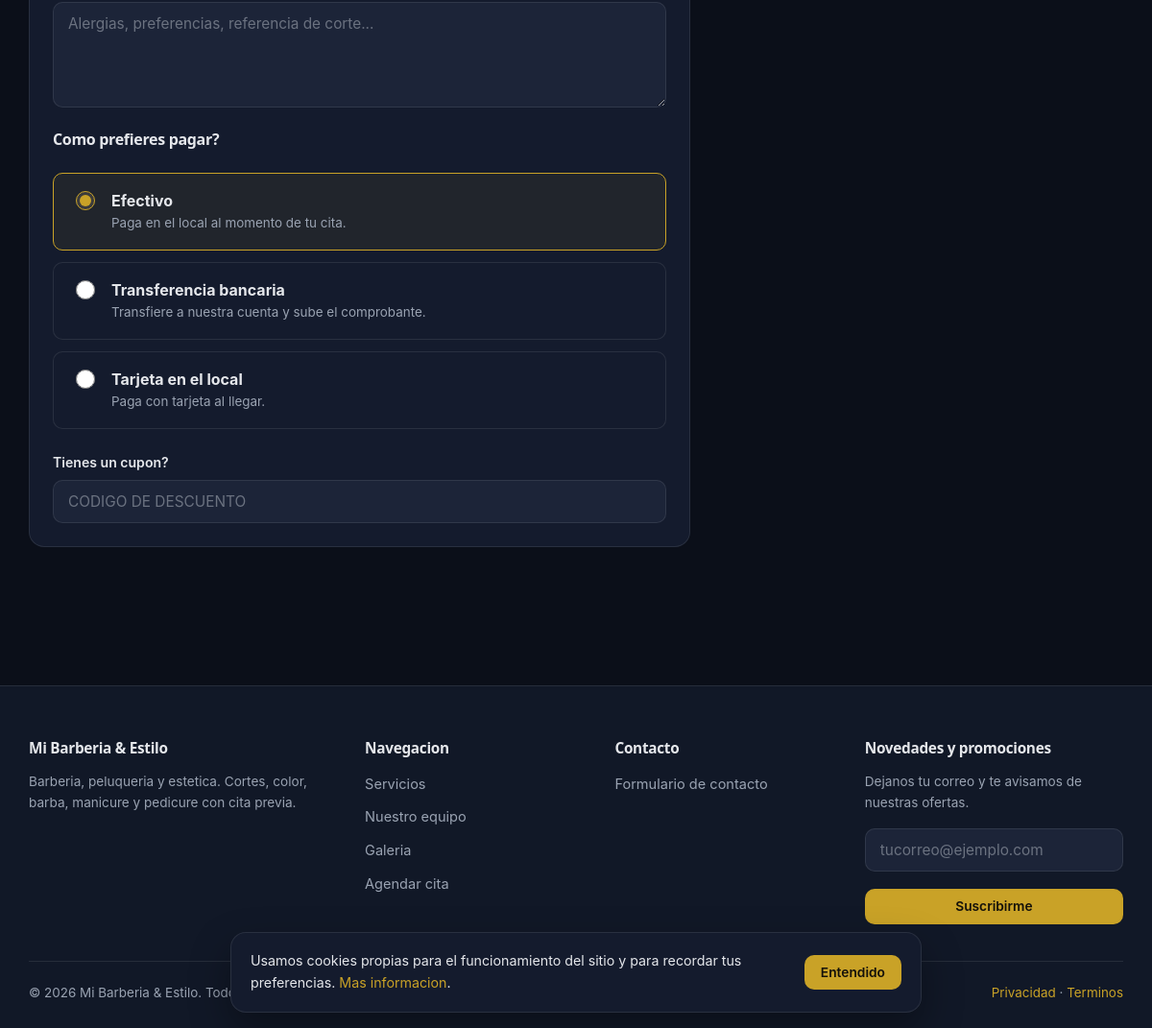
Before: /agendar?servicio=1 (lower part) with the older database file.
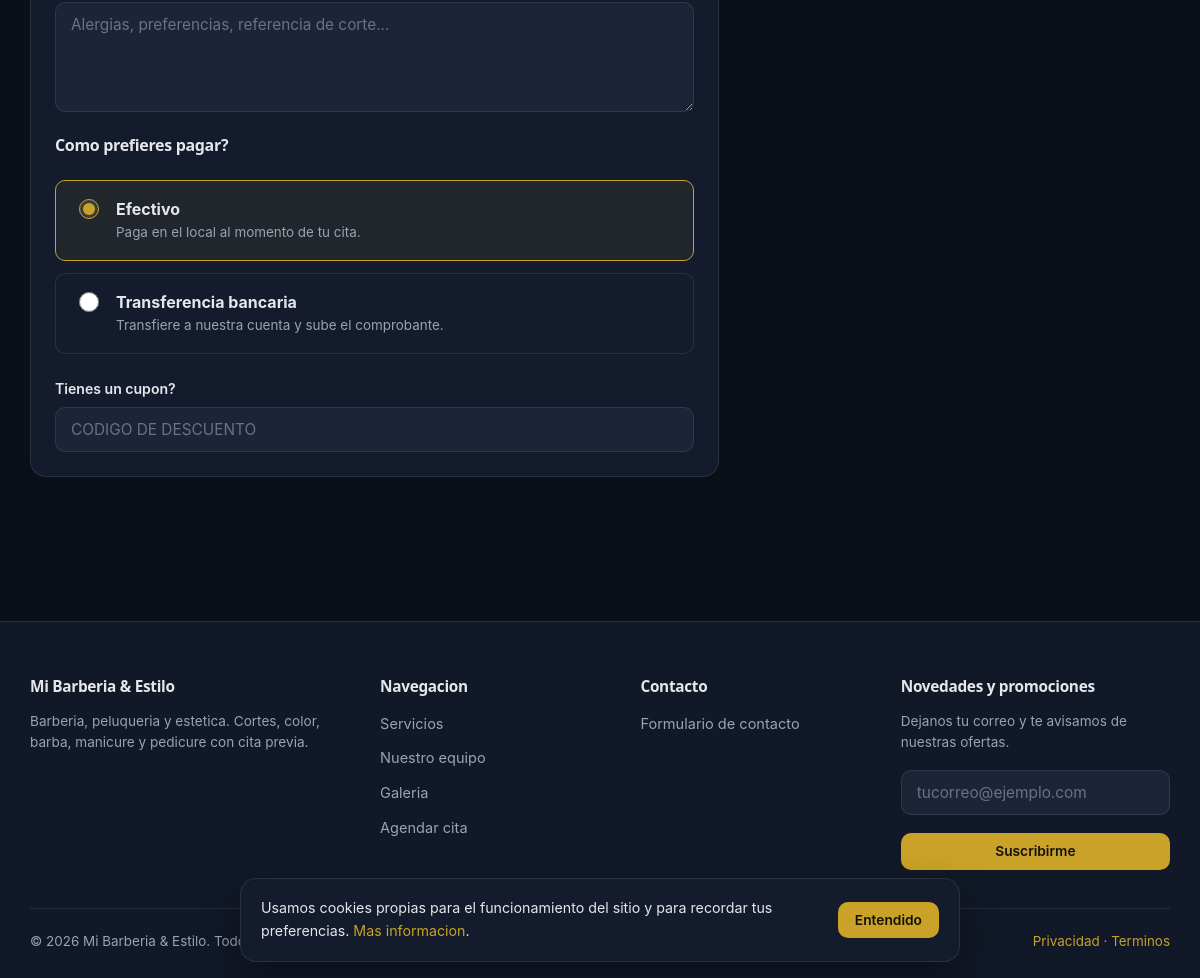
After: the same page with the newer database file.
### tables this page shows
CREATE TABLE `payment_methods` (
  `id` int(10) unsigned NOT NULL AUTO_INCREMENT,
  `code` varchar(40) NOT NULL COMMENT 'efectivo, transferencia, tarjeta, ...',
  `name` varchar(100) NOT NULL,
  `description` varchar(500) NOT NULL DEFAULT '',
  `instructions` text DEFAULT NULL COMMENT 'Texto que ve el cliente al elegirlo',
  `icon` varchar(60) NOT NULL DEFAULT '',
  `requires_proof` tinyint(1) NOT NULL DEFAULT 0 COMMENT 'Exige subir comprobante',
  `shows_bank_accounts` tinyint(1) NOT NULL DEFAULT 0 COMMENT 'Muestra los datos para transferir',
  `requires_verification` tinyint(1) NOT NULL DEFAULT 0 COMMENT 'El personal debe aprobarlo',
  `is_online` tinyint(1) NOT NULL DEFAULT 1 COMMENT 'Disponible al reservar por web/app',
  `is_active` tinyint(1) NOT NULL DEFAULT 1,
  `sort_order` smallint(6) NOT NULL DEFAULT 0,
  `created_at` datetime NOT NULL,
  `updated_at` datetime NOT NULL,
  PRIMARY KEY (`id`),
  UNIQUE KEY `uq_payment_methods_code` (`code`),
  KEY `idx_pm_active` (`is_active`,`sort_order`)
);

### app/Views/web/booking/start.php (the view, shortened to what the changed rows need)
<section class="section">
    <div class="container">
        <form method="post" action="<?= e(url('/agendar')) ?>" id="booking-form" data-allow-resubmit>
            <div class="grid" style="grid-template-columns: 1.55fr .95fr; gap:28px" id="booking-layout">
                <div>
                    <div class="card mt-3" style="padding:24px" data-step="4">
                        <?php if (SettingsService::bool('payments.enabled', true) && $paymentMethods !== []): ?>
                            <div class="method-list mt-2">
                                <?php foreach ($paymentMethods as $index => $method): ?>
                                    <label class="method-option">
                                        <input type="radio" name="payment_method_id" value="<?= (int) $method['id'] ?>"
                                               <?= $index === 0 ? 'checked' : '' ?>
                                               data-shows-bank="<?= (bool) $method['shows_bank_accounts'] ? '1' : '0' ?>">
                                        <span>
                                            <strong><?= e($method['name']) ?></strong>
                                            <span class="service-option__meta" style="display:block">
                                                <?= e($method['description']) ?>
                                            </span>
                                        </span>
                                    </label>
                                <?php endforeach; ?>
                            </div>
                        <?php endif; ?>
                    </div>
                </div>
            </div>
        </form>
    </div>
</section>

Changed rows visible on the page:
removed payment_methods: shows_bank_accounts "☐ Tarjeta en el local Paga con t", name "Tarjeta en el local", description "Paga con tarjeta al llegar."
